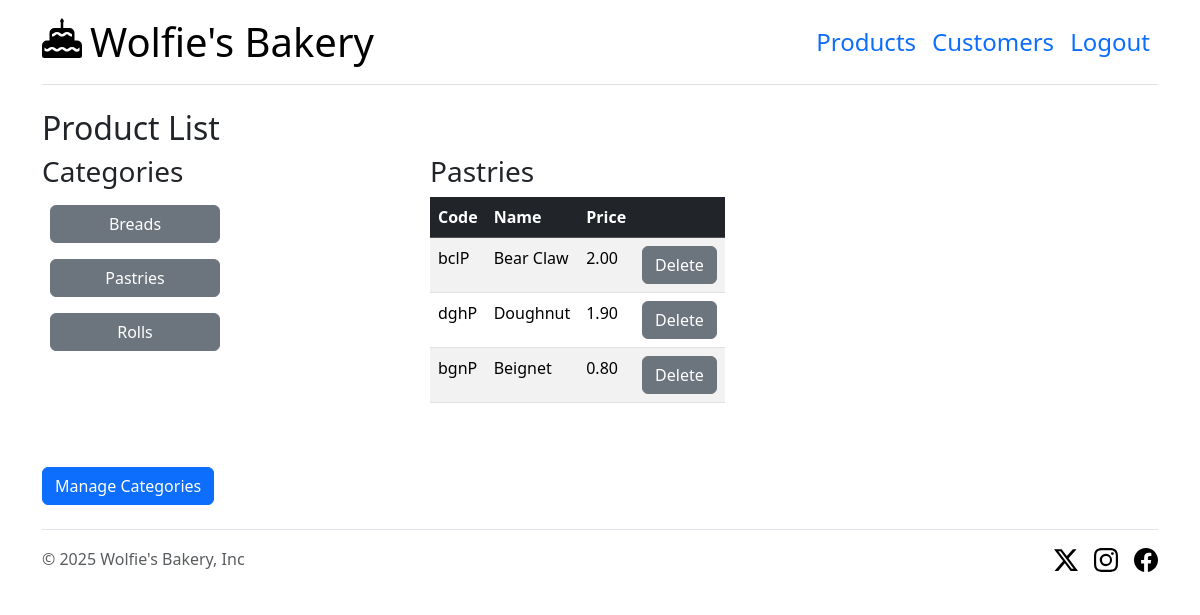
/product?category_id=3 (signed in), run on the app's committed database.
### tables this page shows
CREATE TABLE "CATEGORIES" (
	"CategoryID"	INTEGER NOT NULL UNIQUE,
	"CategoryName"	TEXT NOT NULL UNIQUE,
	PRIMARY KEY("CategoryID" AUTOINCREMENT)
);

CREATE TABLE "PRODUCTS" (
	"ProductID"	INTEGER NOT NULL UNIQUE,
	"CategoryID"	INTEGER NOT NULL,
	"ProductCode"	TEXT NOT NULL UNIQUE,
	"ProductName"	TEXT NOT NULL,
	"Price"	NUMERIC NOT NULL,
	PRIMARY KEY("ProductID" AUTOINCREMENT),
	FOREIGN KEY("CategoryID") REFERENCES "CATEGORIES"("CategoryID")
);

### app.py (the view)
@app.route("/product")
def product_list():
    if "logged_in" not in session or not session["logged_in"]:
        return app.redirect(url_for("login"))
    category_id_string = request.args.get("category_id")
    categories = CategoriesTable.get()
    if category_id_string and category_id_string.isdigit():
        category_id = int(category_id_string)
        if CategoriesTable.get_by_id(category_id) is None:
            category_id = categories[0]["CategoryID"]
    else:
        category_id = categories[0]["CategoryID"]
    products = ProductsTable.get_by_category_id(category_id)
    category = CategoriesTable.get_by_id(category_id)
    category_name = category["CategoryName"]
    return render_template(
        "product_list.jinja",
        category_name=category_name,
        categories=categories,
        products=products,
    )

### app.py (called while the page is built)
@app.teardown_appcontext
def close_connection(exception):
    close_db()

### model/categories_table.py (called while the page is built)
    @staticmethod
    def get():
        try:
            db = get_db()
            result = db.execute("SELECT * FROM CATEGORIES")
            categories = result.fetchall()
            categories = [dict(category) for category in categories]
            return categories
        except sqlite3.Error as error:
            print("ERROR: " + str(error))
            abort(500)

    @staticmethod
    def get_by_id(category_id):
        try:
            db = get_db()
            query = "SELECT * FROM CATEGORIES WHERE CategoryID = ?"
            data = [category_id]
            result = db.execute(query, data)
            category = result.fetchone()
            if category is not None:
                category = dict(category)
            return category
        except sqlite3.Error as error:
            print("ERROR: " + str(error))
            abort(500)

### model/database.py (called while the page is built)
def get_db():
    db = getattr(g, "_database", None)
    if db is None:
        db = g._database = sqlite3.connect(DATABASE)
        db.row_factory = sqlite3.Row
    return db

### model/products_table.py (called while the page is built)
    @staticmethod
    def get_by_category_id(category_id):
        try:
            db = get_db()
            query = "SELECT * FROM PRODUCTS WHERE CategoryID = ?"
            data = [category_id]
            result = db.execute(query, data)
            products = result.fetchall()
            products = [dict(product) for product in products]
            return products
        except sqlite3.Error as error:
            print("ERROR: " + str(error))
            abort(500)

### templates/product_list.jinja (shortened to what this page needs)
{% extends "base.jinja" %}
{% block content %}
<main>
    <h2>Product List</h2>
    <div class="row g-5">
        <div class="col-md-4">
            <h3>Categories</h3>
            {% for category in categories %}
                <div class="block">
                <a href="{{ url_for('product_list', category_id=category.CategoryID) }}" class="m-2 w-50 btn btn-secondary">
                    {{ category.CategoryName }}
                </a>
                </div>
            {% endfor %}
        </div>
        <div class="col-md-8">
            <h3> {{ category_name }} </h3>
            {% if products %}
            <table class="table table-striped w-auto">
                <thead class="table-dark">
                    <tr>
                        <th>Code</th>
                        <th>Name</th>
                        <th class="right">Price</th>
                        <th>&nbsp;</th>
                    </tr>
                </thead>
                <tbody>
                    {% for product in products %}
                    <tr>
                        <td>{{ product.ProductCode }}</td>
                        <td>{{ product.ProductName }}</td>
                        <td class="right">{{ '%.2f'|format(product.Price) }}</td>
                        <td>
                            <form method="post" action="{{ url_for('delete_product') }}">
                                <input type="submit" class="btn btn-secondary" value="Delete">
                            </form>
                        </td>
                    </tr>
                    {% endfor %}
                </tbody>
            </table>
            {% else %}
                <div> There are not products in this category.</div>
            {% endif %}
        </div>
        <div>
            <a href="{{ url_for('category_list') }}" class="btn btn-primary">Manage Categories</a>
        </div>
    </div>
</main>
{% endblock %}

### data on the page
CATEGORIES: CategoryName "Breads"
CATEGORIES: CategoryName "Pastries"
CATEGORIES: CategoryName "Rolls"
PRODUCTS: ProductCode "bclP", ProductName "Bear Claw", Price "2.00"
PRODUCTS: ProductCode "dghP", ProductName "Doughnut", Price "1.90"
PRODUCTS: ProductCode "bgnP", ProductName "Beignet", Price "0.80"
